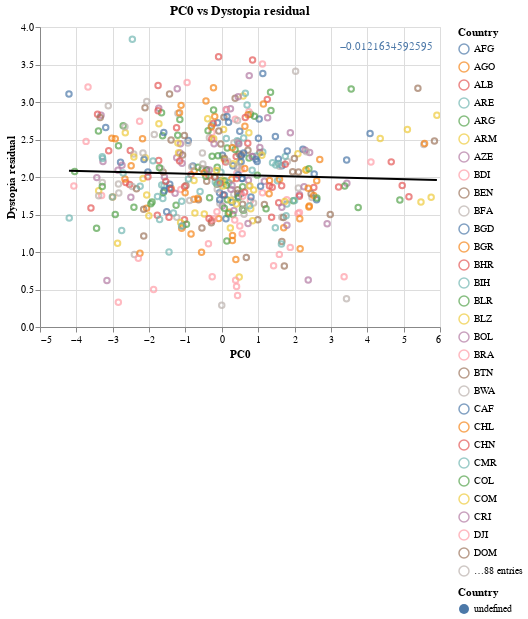

Notebook source saved alongside this figure:
### Code cell
urbanization_residual_value.visualize()

### Figure 1 — Vega-Lite specification as saved in the notebook (floating-point values rounded to 4 significant figures; data arrays with more than 128 entries replaced by an {"elided": "..."} marker saying what was removed)
{"config": {"view": {"continuousWidth": 400, "continuousHeight": 300}}, "layer": [{"mark": "point", "encoding": {"color": {"field": "Country", "type": "nominal"}, "tooltip": [{"field": "Country", "type": "nominal"}, {"field": "PC0", "type": "quantitative"}, {"field": "Dystopia residual", "type": "quantitative"}], "x": {"field": "PC0", "type": "quantitative"}, "y": {"field": "Dystopia residual", "type": "quantitative"}}, "selection": {"selector002": {"type": "interval", "bind": "scales", "encodings": ["x", "y"]}}, "title": "PC0 vs Dystopia residual"}, {"mark": {"type": "line", "color": "black"}, "encoding": {"color": {"legend": null}, "tooltip": [{"field": "Country", "type": "nominal"}, {"field": "PC0", "type": "quantitative"}, {"field": "Dystopia residual", "type": "quantitative"}], "x": {"field": "PC0", "type": "quantitative"}, "y": {"field": "Dystopia residual", "type": "quantitative"}}, "title": "PC0 vs Dystopia residual", "transform": [{"on": "PC0", "regression": "Dystopia residual"}]}, {"mark": {"type": "text", "align": "left", "color": "black"}, "encoding": {"color": {"field": "Country", "type": "nominal"}, "text": {"field": "slope", "type": "quantitative"}, "tooltip": [{"field": "slope", "title": "Slope", "type": "quantitative"}, {"field": "intercept", "title": "Intercept", "type": "quantitative"}], "x": {"value": 300}, "y": {"value": 20}}, "title": "PC0 vs Dystopia residual", "transform": [{"on": "PC0", "regression": "Dystopia residual", "params": true}, {"calculate": "datum.coef[0]", "as": "intercept"}, {"calculate": "datum.coef[1]", "as": "slope"}]}], "data": {"name": "data-753e37c086a3a94478b03428b09e2244"}, "resolve": {"scale": {"color": "independent"}}, "$schema": "https://vega.github.io/schema/vega-lite/v4.17.0.json", "datasets": {"data-753e37c086a3a94478b03428b09e2244": {"elided": "457 records"}}}
